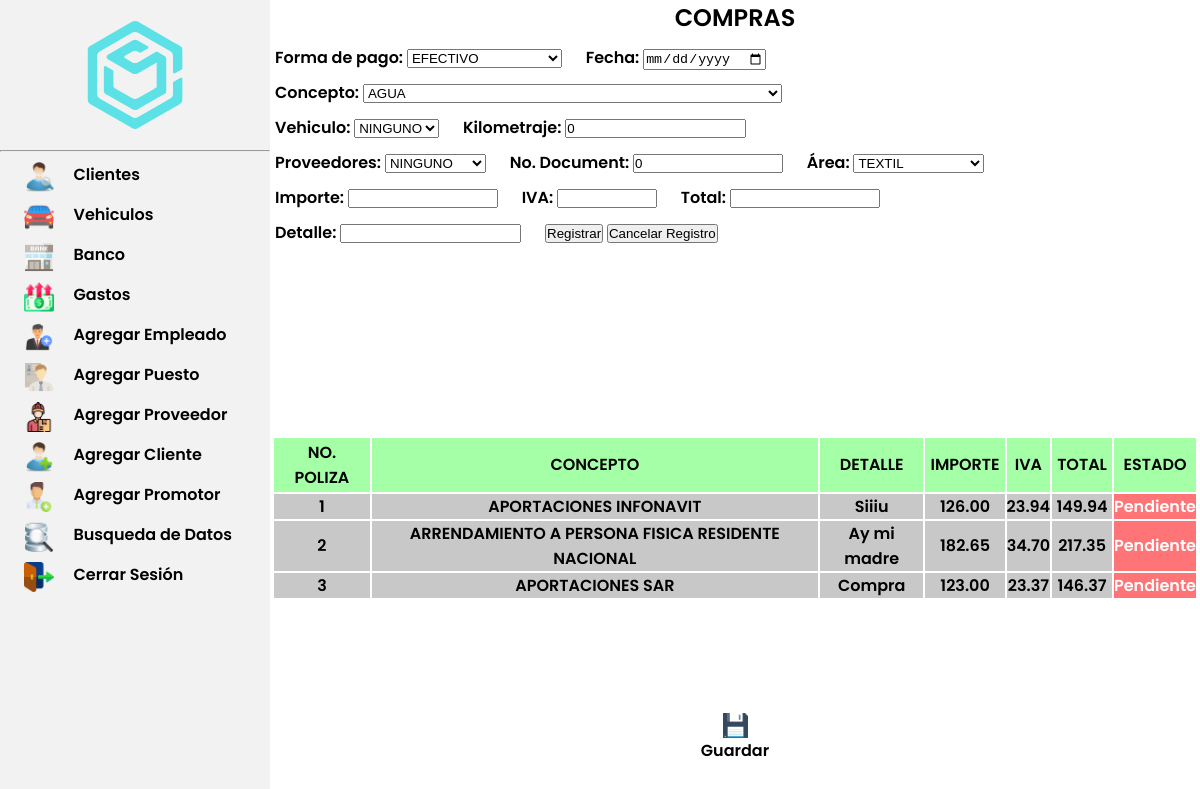
The app's page /compras with its own data.
### app.py (models this page shows)
class Compras_temporal(db.Model):
	id = db.Column(db.Integer, primary_key=True)
	forma_pago = db.Column(db.String(30), nullable=False)
	fecha = db.Column(db.String(15), nullable=False)
	hora = db.Column(db.String(10), nullable=False)
	descripcion = db.Column(db.String(200))
	proveedor = db.Column(db.String(100), nullable=False)
	id_proveedor = db.Column(db.String, nullable=False)
	concepto = db.Column(db.String(200))
	autoriza = db.Column(db.String(200))
	area = db.Column(db.String(10))
	vehiculo = db.Column(db.String(200))
	kilometraje = db.Column(db.String)
	importe = db.Column(db.String)
	iva = db.Column(db.String)
	total = db.Column(db.String)
	detalle = db.Column(db.String(200))
	editor_user = db.Column(db.String(200))
	estado = db.Column(db.String(30))

### app.py (the view, shortened to what this page needs)
@app.route('/compras', methods = ['POST', 'GET'])
def compras():
	conceptos = ['AGUA', 'AGUINALDO', 'APORTACIONES INFONAVIT', 'APORTACIONES SAR', 'ARRENDAMIENTO A PERSONA FISICA RESIDENTE NACIONAL']
	areas = ['TEXTIL', 'CONSTRUCCIÓN', 'INSUMOS']
	vehiculos = ['NINGUNO','AZF-128', 'AZF-827']
	ventas = db.session.query(Compras_temporal).all()
	pagos = ["EFECTIVO", "CHEQUE", "TRANSFERENCIA", "TARJETA DE DEBITO"]
	proveedores = ['NINGUNO','BODEGA', 'SURTIDORA']
	if request.method == 'GET':
		return render_template('compras.html',proveedores = proveedores ,pagos = pagos ,ventas = ventas, vehiculos = vehiculos, conceptos = conceptos, areas = areas)

### templates/compras.html (shortened to what this page needs)
{%extends 'base.html'%}
{%block cuerpo%}
	<div class="contenedor_pagina_ventas">
		<div class="contenedor_ventas_form">
			<h2>COMPRAS</h2>
			<form action="/compras", method="POST">
				<div class="celda">
					<label for="pago">Forma de pago: </label>
					<select name="pago" id="pago">
						{% for pago in pagos %}
						<option value="{{pago}}">{{pago}}</option>
						{%endfor%}
					</select>
					<label for="fecha">Fecha:</label>
					<input type="date" name="fecha" id="fecha">
				</div>
				<div class="celda">
					<label for="concepto">Concepto:</label>
					<select id="concepto" name="concepto">
						{%for concepto in conceptos%}
							<option value="{{concepto}}">{{concepto}}</option>
						{%endfor%}
					</select>
				</div>
				<div class="celda">
					<label for="vehiculos">Vehiculo:</label>
					<select name="vehiculo" id="vehiculos">
						{%for vehiculo in vehiculos%}
						<option value="{{vehiculo}}">{{vehiculo}}</option>
						{%endfor%}
					</select>
					<label for="kilometraje">Kilometraje:</label>
					<input type="text" id="kilometraje" name="kilometraje" value="0" min="0">
				</div>
				<div class="celda">
					<label for="proveedores">Proveedores:</label>
					<select id="proveedores" name="proveedor">
						{%for proveedor in proveedores%}
						<option value="{{proveedor}}">{{proveedor}}</option>
						{%endfor%}
					</select>
					<label for="documento">No. Document:</label>
					<input type="text" name="documento" id="documento" value="0" min="0" readonly="false">
					<label for="area">Área:</label>
					<select id="area" name="area">
						{%for area in areas%}
						<option value="{{area}}">{{area}}</option>
						{%endfor%}
					</select>
				</div>
				<div class="celda">
					<label for="importe">Importe:</label>
					<input type="text" name="importe" id="importe" onkeyup="actualizar(this.value)">
					<label for="iva">IVA:</label>
					<input type="text" name="iva" id="iva" onkeyup="actualizar_iva(this.value)">
					<label for="total">Total:</label>
					<input type="text" name="total" id="total" readonly="false">
				</div>
				<div class="celda">
					<label for="detalle">Detalle:</label>
					<input type="text" id="detalle" name="detalle" maxlength="200">
					<button type="submit">Registrar</button>
					<button type="reset">Cancelar Registro</button>
				</div>
			</form>
		</div>
		<div class="contenedor_ventas_list">
			<table class="lista_ventas">
				<thead>
					<tr>
						<th>no. poliza</th>
						<th>concepto</th>
						<th>detalle</th>
						<th>importe</th>
						<th>iva</th>
						<th>total</th>
						<th>estado</th>
					</tr>
				</thead>
				<tbody id="tbody">
					{%if ventas != None%}
						{%for venta in ventas%}
						<tr>
							<td><a title="Click aquí para cancelar este registro" href="/cancelar_compra/{{venta}}">{{venta.id}}</a></td>
							<td>{{venta.concepto}}</td>
							<td>{{venta.detalle}}</td>
							<td>{{venta.importe}}</td>
							<td>{{venta.iva}}</td>
							<td>{{venta.total}}</td>
							<td><a class="link" title="Click aquí para confirmar este registro" href="/confirmar_compra/{{venta.id}}">{{venta.estado}}</a></td>
						</tr>
						{%endfor%}
					{%endif%}
				</tbody>
			</table>
		</div>
		<div class="acciones">
			<a href="/guardar_compras" class="guardar">
				<img src="{{url_for('static', filename='img/guardar.png')}}" alt="">
				Guardar
			</a>
		</div>
	</div>
{%endblock%}

### templates/base.html (shortened to what this page needs)
<!DOCTYPE html>
<html lang="en">
<head>
	<link rel="stylesheet" href="{{url_for('static', filename='css/home.css')}}">
	<link rel="stylesheet" href="{{url_for('static', filename='css/compras.css')}}">
</head>
<body>
	<div class="barra_lateral">
	    <div class="logo_container">
	    </div>
	    <hr>
	    <div class="access">
	        <a id="home" href="/"><li id="home_li">
	            <img class="iconos" src="{{url_for('static', filename='img/modulo_clientes.png')}}" alt="">
	            Clientes
	        </li></a>
	        <a id="asignatures" href="/asignatures"><li id="asignatures_li">
	        	<img class="iconos" src="{{url_for('static', filename='img/agregar_vehiculo.png')}}" alt="">
	            Vehiculos
	        </li></a>
	        <a id="metas" href="/metas"><li id="metas_li">
	        	<img class="iconos" src="{{url_for('static', filename='img/banco.png')}}" alt="">
	        	Banco
	        </li></a>
	        <a id="mails" href="/mails"><li id="mails_li">
	        	<img class="iconos" src="{{url_for('static', filename='img/agregar_gasto_efe.png')}}" alt="">
	        	Gastos
	    	</li></a>
	        <a id="compartir" href="/compartir"><li id="compartir_li">
	        	<img class="iconos" src="{{url_for('static', filename='img/agregar_empleado.png')}}" alt="">
	        	Agregar Empleado
	        </li></a>
	        <a id="compartir" href="/compartir"><li id="compartir_li">
	        	<img class="iconos" src="{{url_for('static', filename='img/agregar_puesto.png')}}" alt="">
	        	Agregar Puesto
	        </li></a>
	        <a id="compartir" href="/compartir"><li id="compartir_li">
	        	<img class="iconos" src="{{url_for('static', filename='img/agregar_proveedor.png')}}" alt="">
	        	Agregar Proveedor
	        </li></a>
	        <a id="compartir" href="/compartir"><li id="compartir_li">
	        	<img class="iconos" src="{{url_for('static', filename='img/agregar_cliente.png')}}" alt="">
	        	Agregar Cliente
	        </li></a>
	        <a id="compartir" href="/compartir"><li id="compartir_li">
	        	<img class="iconos" src="{{url_for('static', filename='img/agregar_promotor.png')}}" alt="">
	        	Agregar Promotor
	        </li></a>
	        <a id="compartir" href="/compartir"><li id="compartir_li">
	        	<img class="iconos" src="{{url_for('static', filename='img/busqueda_datos.png')}}" alt="">
	        	Busqueda de Datos
	        </li></a>
	        <a href="/log_out">
	        	<li>
	        		<img class="iconos" src="{{url_for('static', filename='img/salir.png')}}" alt="">
	        		Cerrar Sesión
	        	</li>
	        </a>
	    </div>
	</div>
	<div class="cuerpo">
		{%block cuerpo%}{%endblock%}
	</div>
</body>
</html>

### static/css/home.css (style rules this page uses)
* { margin: 0; padding: 0; box-sizing: border-box; }
body { display: grid; height: 100vh; grid-template-columns:270px calc(100vw - 270px); }
.barra_lateral { background: #f2f2f2; height: 100vh; width: 100%; }
.barra_lateral .logo_container svg { height: 150px; }
.barra_lateral hr { color: #fff; height: 0.1px; }
.barra_lateral .logo_container { display: flex; justify-content: center; align-items: start; }
.barra_lateral .access { display: flex; flex-direction: column; align-items: center; height: 65%; overflow: scroll; }
.barra_lateral .access a { margin-top: 10px; list-style: none; height: 30px; width: 90%; text-align: start; color: #000; border-radius: 3px; font-family: 'Poppins'; font-weight: 100; padding: 0 10px; transition: all ease .3s; text-decoration: none; display: flex; flex-direction: column; justify-content: center; }
.barra_lateral .access a li { display: flex; flex-direction: row; gap: 20px; }
.cuerpo { height: 100vh; }
.iconos { height: 30px; }

### static/css/compras.css (style rules this page uses)
.contenedor_pagina_ventas { font-family: 'Poppins'; height: 99vh; display: grid; grid-template-rows: 54% 34% 9%; grid-row-gap: 1%; }
select, input { margin-right: 20px; }
.celda { margin: 10px 5px; }
#importe, #total, #documento { width: 150px; }
#iva { width: 100px; }
.contenedor_pagina_ventas h2 { text-align: center; }
.contenedor_pagina_ventas .contenedor_ventas_list { display: flex; flex-direction: column; align-content: center; overflow: scroll; }
.contenedor_pagina_ventas .contenedor_ventas_list table thead th { text-align: center; padding: 2px 5px; background: #A4FFA7FF; text-transform: uppercase; }
.contenedor_pagina_ventas .contenedor_ventas_list table { border-radius: 10px; background: ; padding: 0px 2px; }
.contenedor_pagina_ventas .contenedor_ventas_list table tbody td { text-align: center; background: #C8C8C8FF; }
.contenedor_pagina_ventas .contenedor_ventas_list table tbody td a { text-decoration: none; color: #000; }
.acciones a { display: flex; flex-direction: column; align-items: center; justify-content: center; text-decoration: none; color: #000; }
.acciones a img { height: 25px; width: 25px; }

### records on screen
Compras_temporal: id "1", concepto "APORTACIONES INFONAVIT", detalle "Siiiu", importe "126.00", iva "23.94", total "149.94", estado "Pendiente"
Compras_temporal: id "2", concepto "ARRENDAMIENTO A PERSONA FISICA RESIDENTE NACIONAL", detalle "Ay mi madre", importe "182.65", iva "34.70", total "217.35", estado "Pendiente"
Compras_temporal: id "3", concepto "APORTACIONES SAR", detalle "Compra", importe "123.00", iva "23.37", total "146.37", estado "Pendiente"

### other values on screen
form field pago "EFECTIVO"
form field concepto "AGUA"
form field vehiculo "NINGUNO"
form field proveedor "NINGUNO"
form field area "TEXTIL"
